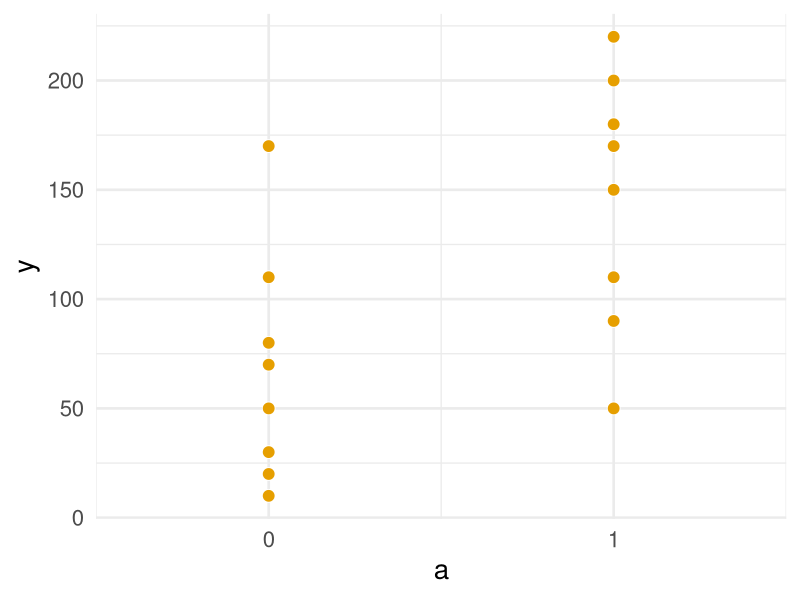
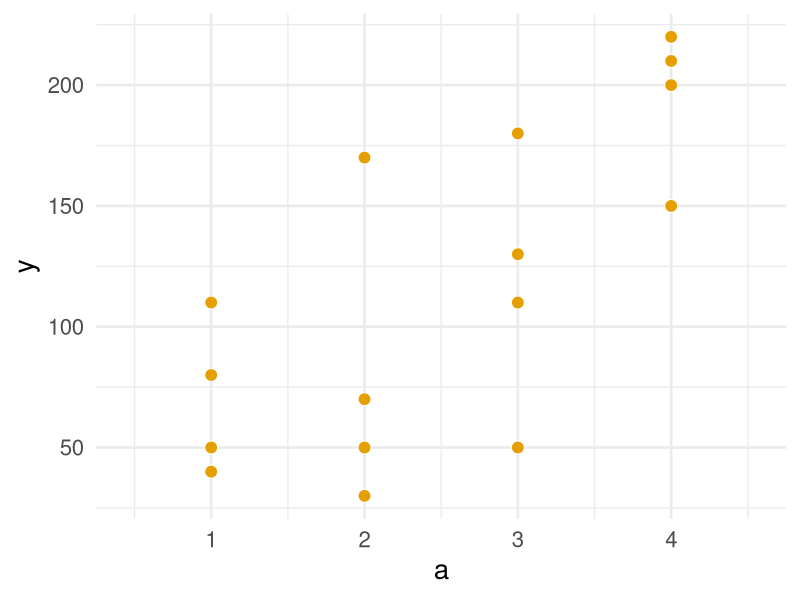
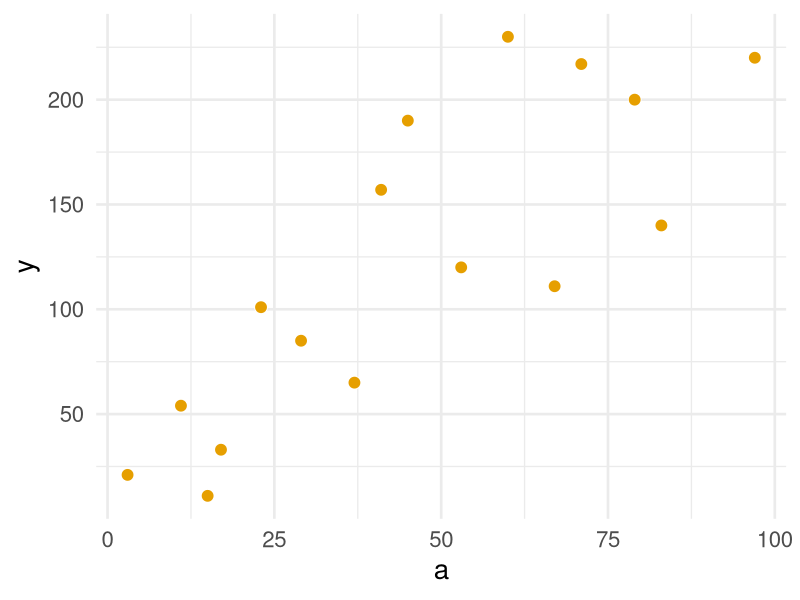
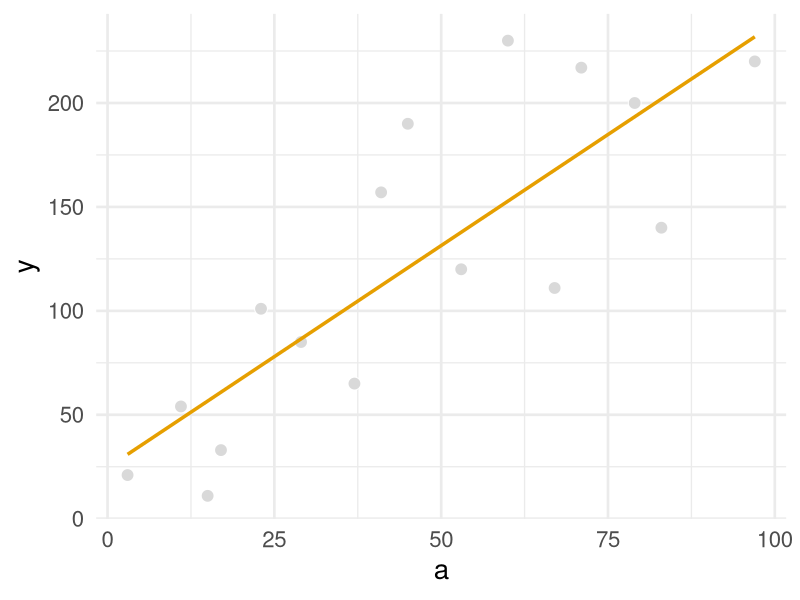
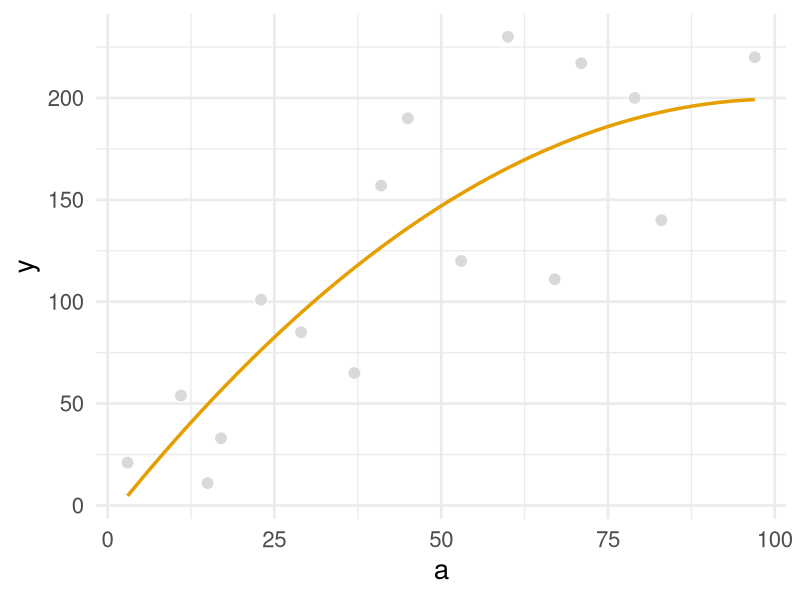

R code for these plots, in order:
## ---- chunk 1
library(tidyverse)
library(broom)

binary_a_df <- data.frame(
  a = c(rep(1, 8), rep(0, 8)),
  y = c(200, 150, 220, 110, 50, 180, 90, 170, 
        170, 30, 70, 110, 80, 50, 10, 20)
)

ggplot(binary_a_df, aes(a, y)) +
  geom_point(size = 4, col = "white", fill = "#E69F00", shape = 21) +
  scale_x_continuous(breaks = c(0, 1), expand = expand_scale(.5)) + 
  theme_minimal(base_size = 20)
## ---- chunk 2
binary_a_df %>% 
  group_by(a) %>% 
  summarize(
    n = n(), 
    mean = mean(y), 
    sd = sd(y), 
    minimum = min(y), 
    maximum = max(y)
  ) %>% 
  knitr::kable(digits = 2)
## ---- chunk 3
categorical_a_df <- data.frame(a = sort(rep(1:4, 4)),
                               y = c(110, 80, 50, 40, 170, 30, 70, 50, 
                                     110, 50, 180, 130, 200, 150, 220, 210))

ggplot(categorical_a_df, aes(a, y)) +
  geom_point(size = 4, col = "white", fill = "#E69F00",  shape = 21) +
  scale_x_continuous(breaks = 1:4, expand = expand_scale(.25)) + 
  theme_minimal(base_size = 20)
## ---- chunk 4
categorical_a_df %>% 
  group_by(a) %>% 
  summarize(
    n = n(), 
    mean = mean(y), 
    sd = sd(y), 
    minimum = min(y), 
    maximum = max(y)
  ) %>% 
  knitr::kable(digits = 2)
## ---- chunk 5
continuous_a_df <- data.frame(
  a = c(3, 11, 17, 23, 29, 37, 41, 53, 
        67, 79, 83, 97, 60, 71, 15, 45),
  y = c(21, 54, 33, 101, 85, 65, 157, 120, 
        111, 200, 140, 220, 230, 217, 11, 190)
)

ggplot(continuous_a_df, aes(a, y)) +
  geom_point(size = 4, col = "white", fill = "#E69F00",  shape = 21) +
  theme_minimal(base_size = 20)
## ---- chunk 6
ggplot(continuous_a_df, aes(a, y)) +
  geom_point(size = 4, col = "white", fill = "grey85", shape = 21) +
  geom_smooth(method = "lm", se = FALSE, col = "#E69F00", size = 1.2) +
  theme_minimal(base_size = 20) 
## ---- chunk 7
linear_regression <- lm(y ~ a, data = continuous_a_df)

linear_regression %>% 
  # get the confidence intervals using `conf.int = TRUE`
  tidy(conf.int = TRUE) %>% 
  # drop the test statistic and P-value
  select(-statistic, -p.value) %>% 
  knitr::kable(digits = 2)
## ---- chunk 8
linear_regression %>% 
  predict(newdata = data.frame(a = 90))
## ---- chunk 9
lm(y ~ a, data = binary_a_df) %>% 
  tidy(conf.int = TRUE) %>%   
  select(-statistic, -p.value) %>% 
  knitr::kable(digits = 2)
## ---- chunk 10
smoothed_regression <- lm(y ~ a + I(a^2), data = continuous_a_df) 

smoothed_regression %>% 
  tidy(conf.int = TRUE) %>% 
  select(-statistic, -p.value) %>% 
  #  remove `I()` from the term name
  mutate(term = ifelse(term == "I(a^2)", "a^2", term)) %>% 
  knitr::kable(digits = 2) 
## ---- chunk 11
ggplot(continuous_a_df, aes(a, y)) +
  geom_point(size = 4, col = "white", fill = "grey85", shape = 21) +
  geom_smooth(method = "lm", se = FALSE, col = "#E69F00", formula = y ~ x + I(x^2), size = 1.2) + 
  theme_minimal(base_size = 20) 
## ---- chunk 12
smoothed_regression %>% 
  predict(newdata = data.frame(a = 90))
